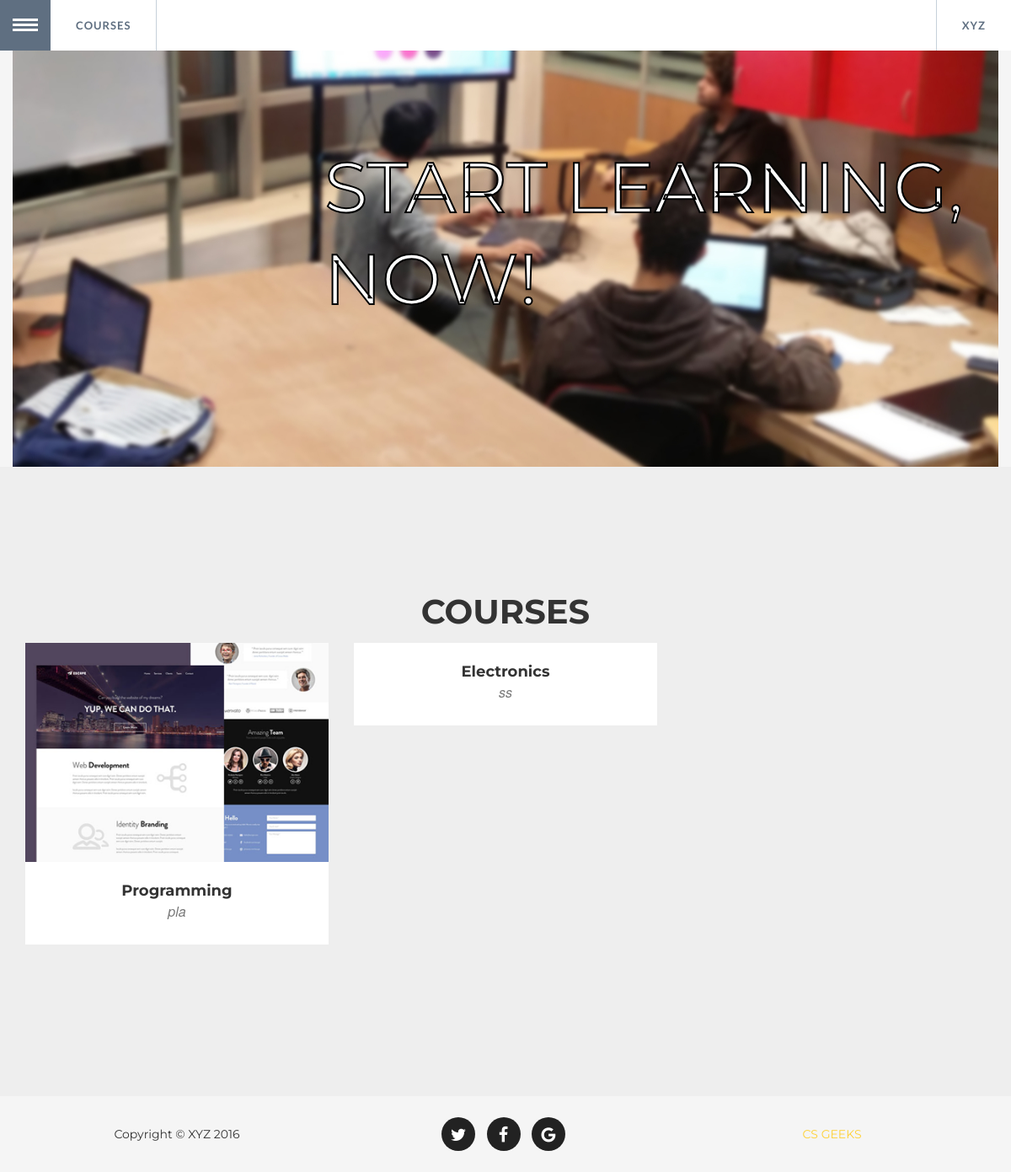
Page /courses/ on the committed database.
### courses/models.py (models this page shows, shortened)
class Course(models.Model):
    title = models.CharField(max_length=200)
    desc = models.CharField(max_length=400, default="")
    img = models.CharField(max_length=200, default="")
    members = models.ManyToManyField(Member)

### courses/views.py (the view)
def index (request):
	li = Course.objects.all()
	context={'courses':li}
	return render(request, "courses/courses.html", context)

### courses/templates/courses/courses.html (shortened to what this page needs)
{% load static %}
<!DOCTYPE html>
<html lang="en" class="no-js">
	<head>
 	        <link href="{% static 'courses/static/vendor/bootstrap/css/bootstrap.min.css'%}" rel="stylesheet">
 		<link rel="stylesheet" type="text/css" href="{% static 'courses/static/css/demo4.css'%}" />
		<link rel="stylesheet" type="text/css" href="{% static 'courses/static/css/component2.css'%}" />
		<link href="{% static 'courses/static/vendor/font-awesome/css/font-awesome.min.css'%}" rel="stylesheet" type="text/css">
    <link href="{% static 'courses/static/css/agency.min.css'%}" rel="stylesheet">
	</head>
	<body style="background-color: #f5f5f5;">
		<div class="container" style=" width: 100%">
			<ul id="gn-menu" class="gn-menu-main">
				<li class="gn-trigger">
					<a class="gn-icon gn-icon-menu"><span>Menu</span></a>
				</li>
				<li><a href="">Courses</a></li>
				<li><a href="">XYZ</a></li>
			</ul>
			<header style=" background-color: #f5f5f5; background-image: url({% static 'courses/static/img/s.jpg'%}); background-repeat: no-repeat; background-position: center;">
				<h1>Start learning, now! </h1>
			</header>
		</div>
		<div>
		    <section id="portfolio" class="bg-light-gray" >
		        <div class="container">
		            <div class="row">
		                <div class="col-lg-12 text-center">
		                    <h2 class="section-heading">Courses</h2>
		                </div>
		            </div>
		            <div class="row" >
		            	{% for i in courses %}
		                <div class="col-md-4 col-sm-6 portfolio-item">
		                    <a href="/courses/{{ i.id }}/" class="portfolio-link" data-toggle="modal">
		                        <img src="{% static 'courses/static/img/courses/'%}{{i.img}}" class="img-responsive" alt="">
		                    </a>
		                    <div class="portfolio-caption">
		                        <h4>{{i.title}}</h4>
		                        <p class="text-muted">{{i.desc}}</p>
		                    </div>
		                </div>
		               	{% endfor %}
		            </div>
		        </div>
		    </section>
		</div>
		<footer>
	        <div class="container">
	            <div class="row">
	                <div class="col-md-4">
	                    <span class="copyright">Copyright &copy; XYZ 2016</span>
	                </div>
	                <div class="col-md-4">
	                    <ul class="list-inline social-buttons">
	                        <li><a href="#"><i class="fa fa-twitter"></i></a>
	                        </li>
	                        <li><a href="#"><i class="fa fa-facebook"></i></a>
	                        </li>
	                        <li><a href="#"><i class="fa fa-google"></i></a>
	                        </li>
	                    </ul>
	                </div>
	                <div class="col-md-4">
	                    <ul class="list-inline quicklinks">
	                        <li><a href="#">CS GEEKS</a>
	                        </li>
	                    </ul>
	                </div>
	            </div>
	        </div>
    	</footer>
	</body>
</html>

### courses/static/courses/static/css/demo4.css (style rules this page uses)
body { background: #34495e; }
.container > header, .codrops-top { color: #fff; font-family: 'Lato', Arial, sans-serif; }
.container > header { margin: 0 auto; padding: 12em 2em; padding-left: 370px; background: rgba(0,0,0,0.05); }
.container > header h1 { font-size: 6em; line-height: 1.3; margin: 0; font-weight: 400; color: #fff; text-align: left; -webkit-text-stroke: 2px black; }

### rows in the picture
Course: img (picture), title "Programming", desc "pla"
Course: title "Electronics", desc "ss"
